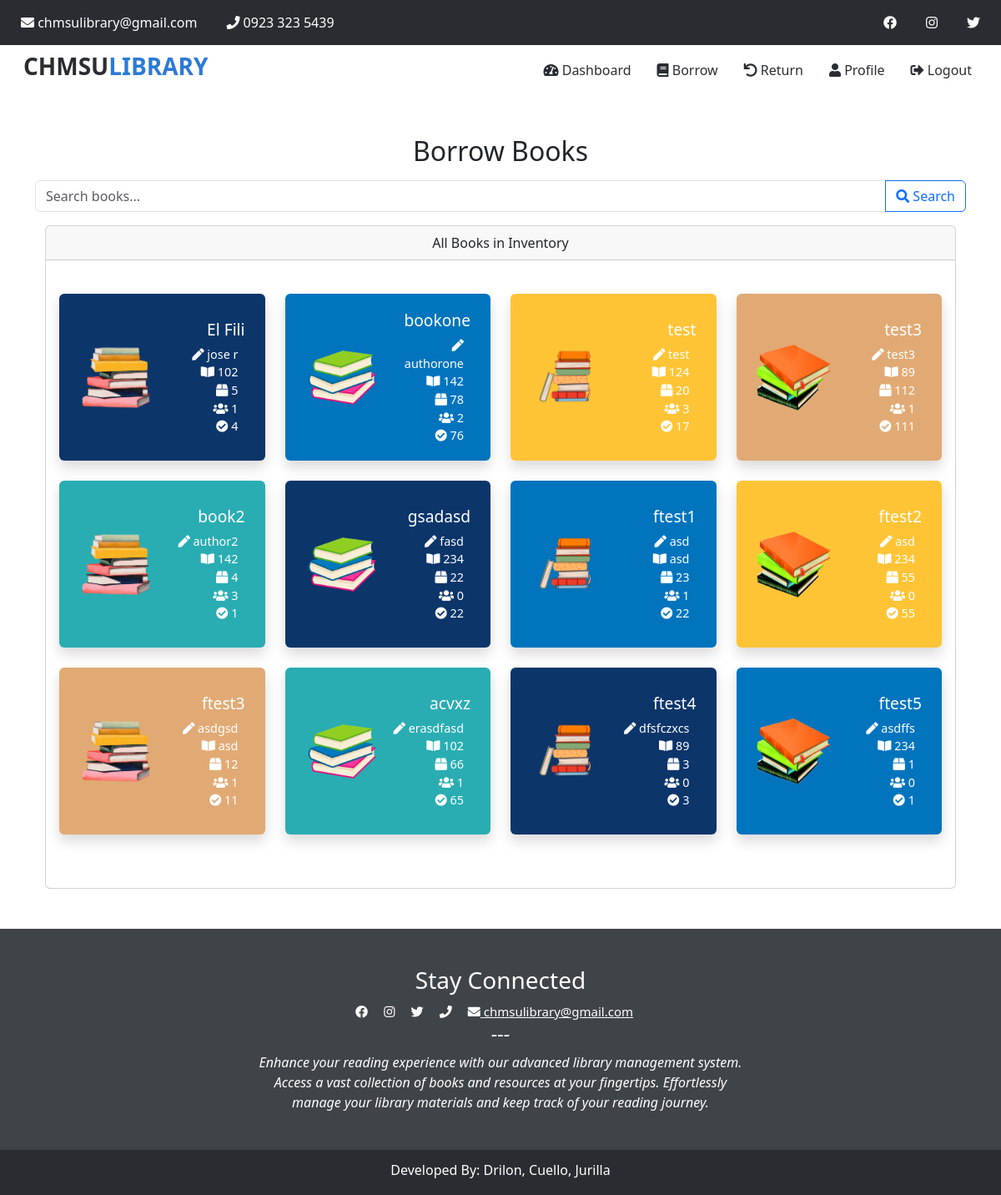
The page /php/search.php (signed in) on the database as committed earlier.
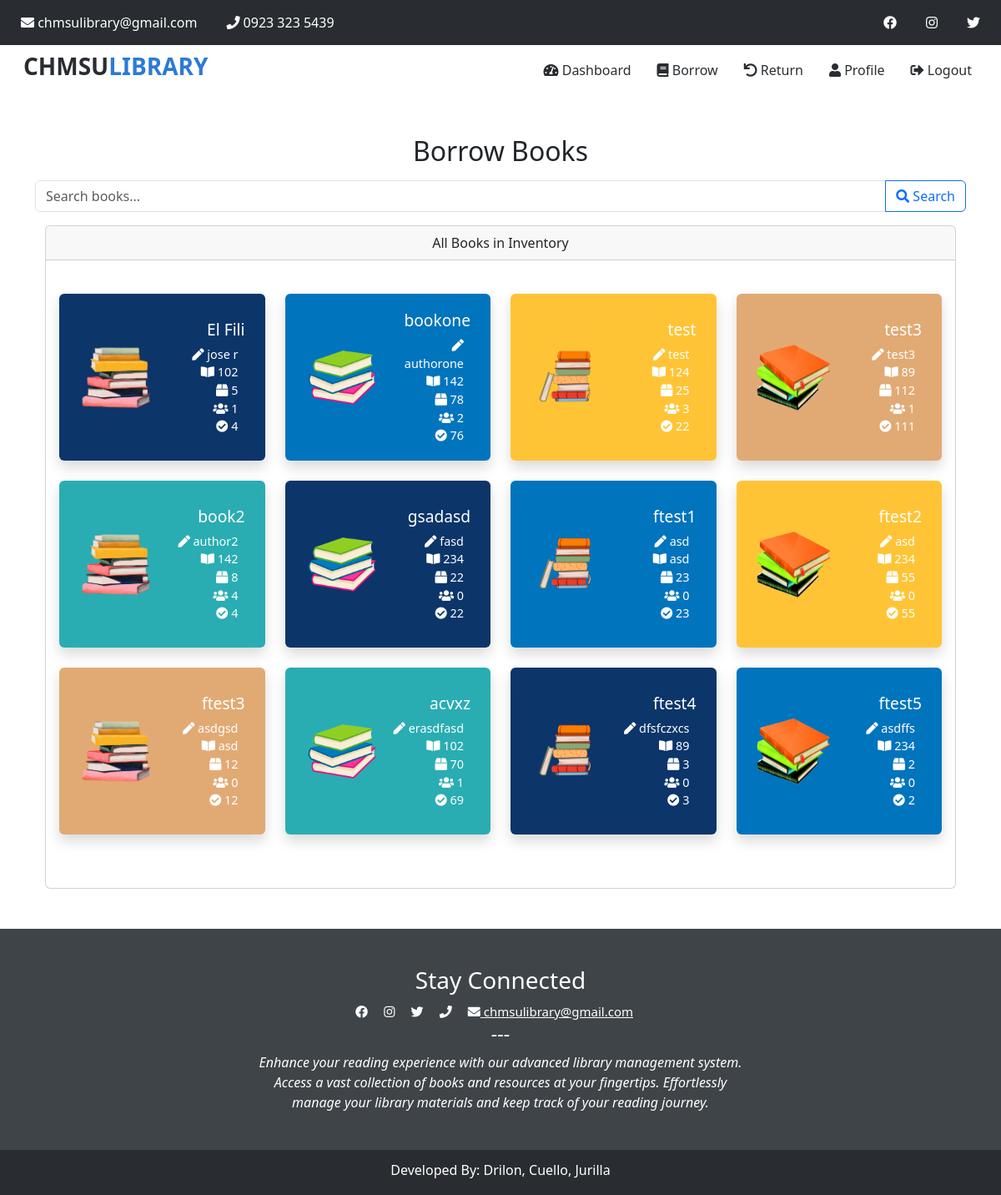
The same page on the database as committed later.
### tables this page shows
CREATE TABLE `tbl_inventory` (
  `id` int(11) NOT NULL,
  `book_id` varchar(11) NOT NULL,
  `booktitle` varchar(255) NOT NULL,
  `author` varchar(55) NOT NULL,
  `bookshelf` varchar(55) NOT NULL,
  `quantity` int(5) NOT NULL,
  `borrowed` int(5) NOT NULL DEFAULT 0,
  `available` int(5) NOT NULL DEFAULT 0,
  `date_borrowed` timestamp NOT NULL DEFAULT current_timestamp(),
  `date_returned` timestamp NULL DEFAULT NULL ON UPDATE current_timestamp()
);

### php/search.php (the view, shortened to what the changed rows need)
<?php
include 'db.php';
if (isset($_GET['search'])) {
    $searchTerm = '%' . $_GET['search'] . '%';
    $sql = "SELECT * FROM tbl_inventory WHERE booktitle LIKE ? OR author LIKE ?";
    $stmt = $conn->prepare($sql);
    if ($stmt) {
        $stmt->bind_param("ss", $searchTerm, $searchTerm);
        $stmt->execute();
        $result = $stmt->get_result();
        if ($result->num_rows > 0) {
            while ($row = $result->fetch_assoc()) {
                $books[] = $row;
            }
        } else {
            $searchMessage = "No books found matching the search criteria.";
        }
        $stmt->close();
    } else {
        echo "Error: " . $conn->error;
        exit();
    }
} else {
    $sql = "SELECT * FROM tbl_inventory";
    $result = $conn->query($sql);
    if ($result->num_rows > 0) {
        while ($row = $result->fetch_assoc()) {
            $books[] = $row;
        }
    }
}
$colorSchemes = ['#0C356A', '#0174BE', '#FFC436', '#E1AA74', '#29ADB2'];
?>
<!DOCTYPE html>
<html lang="en">
<head>
    <link href="https://cdn.jsdelivr.net/npm/bootstrap@5.3.0/dist/css/bootstrap.min.css" rel="stylesheet">
    <link rel="stylesheet" href="https://cdnjs.cloudflare.com/ajax/libs/font-awesome/5.15.1/css/all.min.css">
    <link rel="stylesheet" href="../css/styles.css">
</head>
<body>
    <?php
    include 'navigation-bar-dashboard.php';
    ?>
    <div class="container text-center mt-5 mb-5">
        <h2>Borrow Books</h2>
        <div class="container-fluid">
            <div class="card" id="book-card-container">
                <div class="card-body mt-4 mb-4">
                    <div class="row">
                        <?php if (!empty($books)): ?>
                            <?php foreach ($books as $index => $book): ?>
                                <?php
                                if ($book['available'] > 0):
                                    $colorIndex = $index % count($colorSchemes);
                                    $color = $colorSchemes[$colorIndex];
                                    $imageIndex = $index % 4;
                                    $imagePath = "../img/{$imageIndex}.png";
                            ?>
                                <div class="col-md-3 mb-4 card-col">
                                    <a href="#" class="card h-100 shadow card-borrow text-decoration-none"
                                    style="background-color: <?php echo $color; ?>; color: white; border: none;"
                                    data-bs-toggle="modal" data-bs-target="#borrowModal<?php echo $index; ?>"
                                    data-book-id="<?php echo $book['book_id']; ?>"
                                    data-available="<?php echo $book['available']; ?>"
                                    data-borrowed="<?php echo $book['borrowed']; ?>"
                                    >
                                        <div class="row h-100 align-items-center">
                                            <div class="col-md-5">
                                                <img src="<?php echo $imagePath; ?>" alt="Book Image" class="img-fluid card-img ms-4 card-img-borrow">
                                            </div>
                                            <div class="col-md-7">
                                                <div class="card-body">
                                                    <h5 class="card-title text-end me-2 text-decoration-none" style="font-size: 1.2rem;"><?php echo $book['booktitle']; ?></h5>
                                                    <p class="card-text text-end me-3 text-decoration-none" style="font-size: 0.9rem;">
                                                        <strong><i class="fas fa-pen"></i></strong> <?php echo $book['author']; ?><br>
                                                        <strong><i class="fas fa-book-open"></i></strong> <?php echo $book['bookshelf']; ?><br>
                                                        <strong><i class="fas fa-box"></i></strong> <?php echo $book['quantity']; ?><br>
                                                        <strong><i class="fas fa-users"></i></strong> <?php echo $book['borrowed']; ?><br>
                                                        <strong><i class="fas fa-check-circle"></i></strong> <?php echo $book['available']; ?><br>
                                                    </p>
                                                </div>
                                            </div>
                                        </div>
                                    </a>
                                </div>
                            <?php endif; ?>
                        <?php endforeach; ?>
                        <?php else: ?>
                            <p>No books in inventory.</p>
                        <?php endif; ?>
                    </div>
                </div>
            </div>
        </div>
    </div>
</body>
</html>

Rows that differ between the two databases and show on the page:
changed tbl_inventory "test": quantity "20" → "25"; available "17" → "22"
changed tbl_inventory "book2": quantity "4" → "8"; borrowed "3" → "4"; available "1" → "4"
changed tbl_inventory "ftest1": borrowed "1" → "0"; available "22" → "23"
changed tbl_inventory "ftest3": borrowed "1" → "0"; available "11" → "12"
changed tbl_inventory "acvxz": quantity "66" → "70"; available "65" → "69"
changed tbl_inventory "ftest5": quantity "1" → "2"; available "1" → "2"
